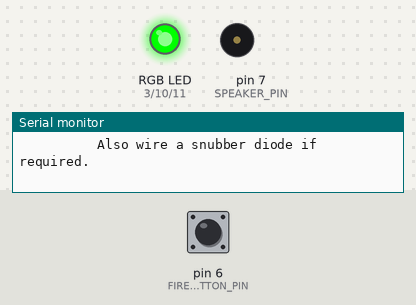
Bench run of a program on a simulated Arduino Pro Mini, built with avr-gcc and run on an emulated ATmega328P. On the bench: an RGB LED mixed from three pins (HIGH = lit), buzzer (waves = sounding), the last lines printed to the serial monitor. Dashed ring = blinking. The test bench sets the inputs (shaded band); at power-on: pin 6 (FIRE_BUTTON_PIN) HIGH. Random numbers use the default seed unless the program sets one.

Above: at 1.2 s.
1.3 s: pin 6 (FIRE_BUTTON_PIN) pulled LOW for 0.15 s
At 1.47 s:
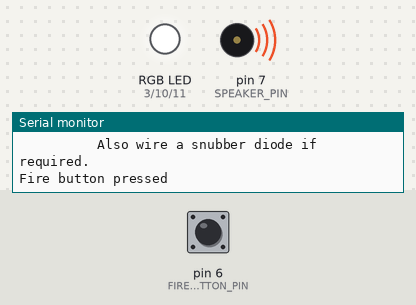
4.6 s: pin 6 (FIRE_BUTTON_PIN) pulled LOW for 3.2 s
At 4.78 s:
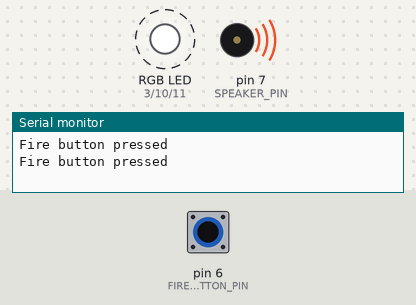
Timing chart, 0 to 9.4 s (numbered marks = the images above; inputs shaded):
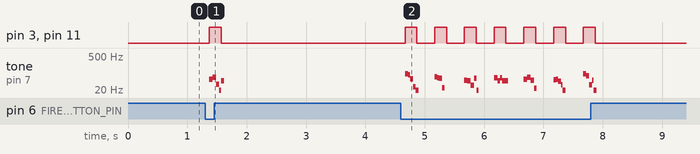

The program:

main.cpp
```cpp
#include <Arduino.h>

// #define SEND_PWM_BY_TIMER

/**
 * Required.
 * Used to differentiate each device, so that we can ignore IR data from our own transmitter.
 * TODO: Make this externalised via config, or more practically via a special controller that transmits commands to each device.
 */
#define MY_ADDRESS 1

/**
 * Optional (but highlighly recommended or else your device cannot fire).
 * Connected to a momentary switch, where one side is grounded and the other side is this pin.
 * Will be connected to the device via an internal pullup resistor, so no additional resistors are required.
 */
#define FIRE_BUTTON_PIN 6

/**
 * Optional (but highly recommended or else your device cannot fire).
 * Emits IR signals at 38Khz using the Sony protocol each time FIRE_BUTTON_PIN is triggered.
 */
#define FIRE_IR_SEND_PIN 9

/**
 * Required if FIRE_BUTTON_PIN is set, otherwise not required.
 * Minimum time allowed between triggering fires.
 * If the fire button is held down, then it will send signals every this often.
 */
#define FIRE_COOLOFF_MILLIS 500

/**
 * Optional (but highly recommended or else your device cannot be hit and will be indistructable).
 * Receives IR signals at 38Khz using the Sony protocol and interprets them as hit or configuration messages.
 * Can wire multiple IR Receivers in parallel all to this pin.
 * Recommended to include a capacitor in the circuit (e.g. 10uF) as per https://web.archive.org/web/20161210114703/http://www.lasertagparts.com/mtsensors.htm.
 */
#define HIT_IR_RECEIVE_PIN 8

/**
 * Optional.
 * Flashes for STATUS_FIRE_LED_DURATION_MILLIS each time FIRE_BUTTON_PIN is triggered.
 * Flashes for STATUS_HIT_LED_DURATION_MILLIS each time player is hit.
 * TODO: Defaults to the colour of the players team.
 */
#define STATUS_LED_R_PIN 3
#define STATUS_LED_G_PIN 10
#define STATUS_LED_B_PIN 11


#define SPEAKER_PIN 7

#define DECODE_SONY
#define NO_LED_FEEDBACK_CODE

#ifdef SPEAKER_PIN
/**
 * When using the SPEAKER_PIN for feedback, the Arduino tone() will use Timer 2 which is the default used for many boards by the IRremote library.
 * https://github.com/Arduino-IRremote/Arduino-IRremote#incompatibilities-to-other-libraries-and-arduino-commands-like-tone-and-analogwrite
 * TODO: To support more boards with arduino-laser-tag, we will need to carefully choose timers here as per the docs above.
 */
#define IR_USE_AVR_TIMER1
#endif

#if defined STATUS_LED_R_PIN && defined STATUS_LED_G_PIN && defined STATUS_LED_B_PIN
#define HAS_STATUS_LED
#endif

#include <IRremote.hpp>
#include <Sound.h>
#include <Colour.h>

/**
 * Used for both debouncing fires, limiting the rate of fire, and also used to only
 * show feedback of firing for a short time.
 */
long lastFireTime = 0L;

/**
 * You can get hit lots of times, but this will debounce briefly to ignore the effects
 * of reflected IR, as well as multiple IR receivers wired together from catching the
 * same burst of IR multiple times.
 * It is also used to only show feedback of being hit for a short time.
 */
long lastHitTime = 0L;

int health = 1000;

void printConfig() {
  Serial.println("arduino-laser-tag has the following pin configurations:");

  Serial.println("");
  Serial.println("HIT_IR_RECEIVE_PIN");
  #ifdef HIT_IR_RECEIVE_PIN
  Serial.print("  Pin: ");
  Serial.println(HIT_IR_RECEIVE_PIN);
  Serial.println("  Wiring: 38KHz IR receiver (e.g. TSOP38238).");
  Serial.println("          Can be multiple receivers wired in series (e.g. a few mounted on a helmet, shoulders, gun, etc).");
  #else
  Serial.println("N/A (Unable to receive hits from other players. May be useful for things like umpires devices, but that is about all.)");
  #endif

  Serial.println("");
  Serial.println("FIRE_IR_SEND_PIN");
  #ifdef FIRE_IR_SEND_PIN
  Serial.print("  Pin: ");
  Serial.println(FIRE_IR_SEND_PIN);
  Serial.println("  Wiring: IR LED with the anode connected to this pin.");
  Serial.println("          Get maximum range by using a high powered LED (e.g. 100mA) with a narrow viewing angle and an appropriate lens mounted in front.");
  Serial.println("          If you require more power than this pin can deliver, connect a transitor to this pin instead to drive the LED.");
  #else
  Serial.println("  Not configured.");
  Serial.println("  Unable to fire at other players.");
  Serial.println("  May be useful for, e.g. static firing range targets, but not much else.");
  #endif

  Serial.println("");
  Serial.println("FIRE_BUTTON_PIN");
  #ifdef FIRE_BUTTON_PIN
  Serial.print("  Pin: ");
  Serial.println(FIRE_BUTTON_PIN);
  Serial.println("  Wiring: Momentary switch with one side wired to ground, the other here.");
  #else
  Serial.println("  Not configured.");
  Serial.println("  Will not be able to fire.");
  Serial.println("  May be desirable for, e.g. static firing range targets, but not much else.");
  #endif

  Serial.println("");
  Serial.println("FIRE_STATUS_LED_[R, G, B]_PIN");
  #ifdef HAS_STATUS_LED
  Serial.print("  Pins (R, G, B): ");
  Serial.print(STATUS_LED_R_PIN);
  Serial.print(", ");
  Serial.print(STATUS_LED_R_PIN);
  Serial.print(", ");
  Serial.println(STATUS_LED_R_PIN);
  Serial.println("  Wiring: Connect to a common cathode RGB LED.");
  #else
  Serial.println("  Not configured.");
  Serial.println("  Will not show visual feedback when getting hit or firing, and will not be able to show team colours.");
  #endif

  Serial.println("");
  Serial.println(" SPEAKER_PIN");
  #ifdef SPEAKER_PIN
  Serial.print("  Pin: ");
  Serial.println(SPEAKER_PIN);
  Serial.println("  Wiring: Ensure this pin has enough power to drive the speaker.");
  Serial.println("          If not, connect a transistor to this pin instead of directly connecting the speaker.");
  Serial.println("          Also wire a snubber diode if required.");
  #else
  Serial.println("  Not configured.");
  Serial.println("  Will not provide any audio feedback when firing, getting hit, dying, configuring, etc.");
  #endif

  Serial.println("");
}

#ifdef HAS_STATUS_LED
RGBLed statusLed = RGBLed(STATUS_LED_R_PIN, STATUS_LED_G_PIN, STATUS_LED_B_PIN);
#endif

void setup() {
  Serial.begin(115200);
  printConfig();

  #ifdef HAS_STATUS_LED
  statusLed.setDefaultColour(0x00FF00);
  #endif

  #ifdef FIRE_BUTTON_PIN
  pinMode(FIRE_BUTTON_PIN, INPUT_PULLUP);
  #endif

  #ifdef HIT_IR_RECEIVE_PIN
  IrReceiver.begin(HIT_IR_RECEIVE_PIN, true);
  #endif

  #ifdef FIRE_IR_SEND_PIN
  IrSender.begin(FIRE_IR_SEND_PIN, false, 0);
  #endif
}

#ifdef HIT_IR_RECEIVE_PIN
bool wasHit() {
  bool hit = false;
  if (IrReceiver.decode()) {
    Serial.print(F("Decoded protocol: "));
    Serial.print(getProtocolString(IrReceiver.decodedIRData.protocol));
    Serial.print(F(", Decoded raw data: "));
    Serial.print(IrReceiver.decodedIRData.decodedRawData, HEX);
    Serial.print(F(", decoded address: "));
    Serial.print(IrReceiver.decodedIRData.address, HEX);
    Serial.print(F(", decoded command: "));
    Serial.println(IrReceiver.decodedIRData.command, HEX);

    if (IrReceiver.decodedIRData.decodedRawData == 0) {
      Serial.println("Ignoring hit becaues it doesn't seem to be a full message received.");
    } else if (IrReceiver.decodedIRData.address == MY_ADDRESS) {
      Serial.println("Ignoring hit because it was from my IR LED.");
    } else {
      hit = true;
    }
    IrReceiver.resume();
  }

  return hit;
}
#endif

#ifdef SPEAKER_PIN
RandomDescendingNoteSound hitSound = RandomDescendingNoteSound(
  30, 60,
  10,
  150, 50, 50
);

RandomDescendingNoteSound fireSound = RandomDescendingNoteSound(
  30, 60,
  5,
  300, 240, 50
);

RandomDescendingNoteSound dieSound = RandomDescendingNoteSound(
  50, 100,
  30,
  360, 0, 120
);
#endif

void loop() {

  #ifdef FIRE_BUTTON_PIN
  if (digitalRead(FIRE_BUTTON_PIN) == LOW && millis() - lastFireTime > FIRE_COOLOFF_MILLIS) {

    Serial.println("Fire button pressed");
    lastFireTime = millis();

    #ifdef FIRE_IR_SEND_PIN
    IrSender.sendSony(MY_ADDRESS, 0x1, 0);
    #endif

    #ifdef HAS_STATUS_LED
    statusLed.flash(0xFFFFFF, 1, RGBLed::FLASH_FAST);
    #endif

    #ifdef SPEAKER_PIN
    Sound::play(&fireSound);
    #endif

  }
  #endif

  #ifdef HIT_IR_RECEIVE_PIN
  if (wasHit()) {
    Serial.println("Hit!");
    lastHitTime = millis();

    health -= 30;

    #ifdef HAS_STATUS_LED
    statusLed.flash(0xFF0000, 1, RGBLed::FLASH_FAST);
    #endif

    #ifdef SPEAKER_PIN
    if (health < 0) {
      Sound::play(&dieSound);
    } else {
      Sound::play(&hitSound);
    }
    #endif
  }
  #endif

  #ifdef SPEAKER_PIN
  Sound::process(SPEAKER_PIN);
  #endif

  #ifdef HAS_STATUS_LED
  statusLed.process();
  #endif

}
```

Colour.cpp
```cpp
#include <Arduino.h>
#include <Colour.h>

uint16_t RGBLed::FLASH_SLOW = 400;
uint16_t RGBLed::FLASH_FAST = 200;

RGBLed::RGBLed(int rPin, int gPin, int bPin) {
  this->rPin = rPin;
  this->gPin = gPin;
  this->bPin = bPin;

  startMillis = 0;
  flashOn = false;
  flashDuration = FLASH_FAST;
  remainOnAfterAnimation = false;
  defaultColour = 0x000000;

  pinMode(rPin, OUTPUT);
  pinMode(gPin, OUTPUT);
  pinMode(bPin, OUTPUT);

  off();
}

void RGBLed::setDefaultColour(uint32_t colour) {
  this->defaultColour = colour;
  write(red(colour), green(colour), blue(colour));
}

void RGBLed::colour(uint8_t r, uint8_t g, uint8_t b, uint16_t duration) {
  colour(((uint32_t)r << 16) | (g << 8) | b, duration);
}

void RGBLed::colour(uint32_t rgb) {
  this->sourceColour = rgb;
  this->destColour = rgb;
  this->startMillis = millis();
  this->duration = 0;
  this->remainOnAfterAnimation = true;

  write(red(rgb), green(rgb), blue(rgb));
}

void RGBLed::colour(uint32_t rgb, uint16_t duration) {
  this->sourceColour = rgb;
  this->destColour = rgb;
  this->startMillis = millis();
  this->duration = duration;
  this->remainOnAfterAnimation = false;

  write(red(rgb), green(rgb), blue(rgb));
}

void RGBLed::flash(uint32_t colour, uint8_t numFlashes, uint16_t speed) {
  this->sourceColour = colour;
  this->destColour = colour;
  this->startMillis = millis();
  this->flashDuration = speed;
  this->duration = numFlashes * speed * 2 - speed;
  this->remainOnAfterAnimation = false;
  this->numFlashes = numFlashes;
}

void RGBLed::off() {
  colour(0x000000, 0);
}

void RGBLed::interpolateTo(uint8_t sourceR, uint8_t sourceG, uint8_t sourceB, uint8_t destR, uint8_t destG, uint8_t destB, uint16_t duration, bool remainOnAfterAnimation) {
  this->interpolateTo(
    ((uint32_t)sourceR << 16) | (sourceG << 8) | sourceB,
    ((uint32_t)destR << 16) | (destG << 8) | destB,
    duration,
    remainOnAfterAnimation
  );
}

void RGBLed::interpolateTo(uint32_t sourceColour, uint32_t destColour, uint16_t duration, bool remainOnAfterAnimation) {
  this->sourceColour = sourceColour;
  this->destColour = destColour;
  this->startMillis = millis();
  this->duration = duration;
  this->remainOnAfterAnimation = remainOnAfterAnimation;
}

void RGBLed::write(uint8_t r, uint8_t g, uint8_t b) {
    analogWrite(rPin, r / RGBLed_DAMPEN);
    analogWrite(gPin, g / RGBLed_DAMPEN);
    analogWrite(bPin, b / RGBLed_DAMPEN);
}

void RGBLed::process() {

  if (startMillis == 0) {
    return;
  }

  unsigned long time = millis();
  long remainingMillis = startMillis + duration - time;
  if (remainingMillis <= 0) {

    if (!remainOnAfterAnimation) {

      write(red(defaultColour), green(defaultColour), blue(defaultColour));

    } else if (sourceColour != destColour) {

      // The last call to process() prior to elapsing our full duration probably left
      // the LED somewhere close-to-but-not-quite-100% of the way to destColour, so
      // explicitly set it to dest colour before clearing our state and returning.
      write(red(destColour), green(destColour), blue(destColour));

    }

    remainOnAfterAnimation = false;
    startMillis = 0;
    flashOn = false;
    return;
  }

  if (numFlashes > 0) {

    bool shouldFlashBeOn = ((time - startMillis) / flashDuration) % 2 == 0;
    if (shouldFlashBeOn && !flashOn) {
      flashOn = true;
      write(red(sourceColour), green(sourceColour), blue(destColour));
    } else if (!shouldFlashBeOn && flashOn) {
      flashOn = false;
      write(0, 0, 0);
    }

  } else if (sourceColour != destColour) {
    // No need to continually write the same colour - it was alerady done once when we
    // first asked to show these colours.

    float factor = 1 - (float)remainingMillis / duration;

    uint8_t sourceR = red(sourceColour);
    uint8_t sourceG = green(sourceColour);
    uint8_t sourceB = blue(sourceColour);

    uint8_t destR = red(destColour);
    uint8_t destG = green(destColour);
    uint8_t destB = blue(destColour);

    uint8_t r = (sourceR + (destR - sourceR) * factor);
    uint8_t g = (sourceG + (destG - sourceG) * factor);
    uint8_t b = (sourceB + (destB - sourceB) * factor);

    write(r, g, b);
  }
}
```

Colour.h
```cpp
#ifndef ARDUINO_LASER_TAG_LIGHT_H
#define ARDUINO_LASER_TAG_LIGHT_H

#define red(rgb) (rgb & 0xFF0000) >> 16
#define green(rgb) (rgb & 0x00FF00) >> 8
#define blue(rgb) rgb & 0x0000FF

#define RGBLed_DAMPEN 1

class RGBLed {
  public:
    RGBLed(int rPin, int gPin, int bPin);
    ~RGBLed() {};
    void off();
    void flash(uint32_t colour, uint8_t numFlashes, uint16_t speed);
    void colour(uint32_t colour);
    void colour(uint32_t colour, uint16_t duration);
    void colour(uint8_t r, uint8_t g, uint8_t b, uint16_t duration);
    void interpolateTo(uint8_t sourceR, uint8_t sourceG, uint8_t sourceB, uint8_t destR, uint8_t destG, uint8_t destB, uint16_t duration, bool remainOnAfterAnimation = true);
    void interpolateTo(uint32_t sourceColour, uint32_t destColour, uint16_t duration, bool remainOnAfterAnimation = true);
    void setDefaultColour(uint32_t colour);
    void process();

  public:
    static uint16_t FLASH_SLOW;
    static uint16_t FLASH_FAST;

  private:
    int rPin, gPin, bPin;
    uint32_t sourceColour, destColour, defaultColour;
    unsigned long startMillis;
    uint16_t duration;
    bool remainOnAfterAnimation;
    uint8_t numFlashes;
    uint16_t flashDuration;
    bool flashOn;


  private:
    void write(uint8_t r, uint8_t g, uint8_t b);
};

#endif
```

Sound.cpp
```cpp
#include <Arduino.h>
#include <Sound.h>

Sound* Sound::currentSound = nullptr;

void Sound::play(Sound *sound) {
  currentSound = sound;
  sound->start();
}

void Sound::process(int outputPin) {
  if (currentSound != nullptr) {
    if (!currentSound->processSound(outputPin)) {
      currentSound = nullptr;
    }
  }
}

RandomDescendingNoteSound::RandomDescendingNoteSound(
  int minNoteDuration,
  int maxNoteDuration,
  int noteCount,
  int maxFrequency,
  int minFrequency,
  int frequencyVariation
) {
  this->minNoteDuration = minNoteDuration;
  this->maxNoteDuration = maxNoteDuration;
  this->noteCount = noteCount;
  this->maxFrequency = maxFrequency;
  this->minFrequency = minFrequency;
  this->frequencyVariation = frequencyVariation;

  this->nextNoteTime = 0;
  this->currentNoteIndex = 0;
  this->frequencyStepPerNote = (maxFrequency - minFrequency) / noteCount;
}

RandomDescendingNoteSound::~RandomDescendingNoteSound() {}

void RandomDescendingNoteSound::start() {
  currentNoteIndex = 0;
  nextNoteTime = millis() - 1000; // Set this to the past so that the next call to processSound() will move to the first note.
}

bool RandomDescendingNoteSound::processSound(int speakerPin) {
  long time = millis();

  if (time > nextNoteTime) {
    currentNoteIndex ++;

    if (currentNoteIndex > noteCount) {
      noTone(speakerPin);
      return false;
    } else {
      int noteFrequency = rand() % frequencyVariation + (noteCount - currentNoteIndex) * frequencyStepPerNote;
      int noteDuration = rand() % (maxNoteDuration - minNoteDuration) + minNoteDuration;
      nextNoteTime = time + noteDuration;
      tone(speakerPin, noteFrequency, noteDuration);
    }
  }

  return true;
}
```

Sound.h
```cpp
#ifndef ARDUINO_LASER_TAG_SOUND_H
#define ARDUINO_LASER_TAG_SOUND_H

/**
 * We generate noises as a quick succession of increasingly lower pitched notes.
 * Parameters for these are:
 *  - The length of each note.
 *  - The total number of notes.
 *  - The start frequency and the end frequency.
 *  - The amount of variation in note duration.
 *  - The amount of variation in note frequency.
 *
 * For example, a "hit by another player" sound that is a poor interpretation of a chiptune explosion may be:
 *  - Medium duration and low pitched.
 *
 * Whereas a "hit too many times, you are now dead" sound will want to be distinguished by:
 *  - Higher frequency, many more notes, and a lot longer.
 *
 * This was originally prototyped with the following procedural (and blocking) code:
 *
 * for (int i = 15; i > 5; i--) {
 *   int noteDuration = rand() % 30 + 30;
 *
 *    tone(SPEAKER_PIN, rand() % 50 + i * 10, noteDuration);
 *    delay(noteDuration);
 *    noTone(SPEAKER_PIN);
 *  }
 *
 * But this will prevent all other actions taking place (e.g. button presses, IR signal receiving, etc)
 * for the duration of the loop due to the constant calls to delay().
 *
 * Instead, we now record where we are up to in the specific sound, and then each iteration of loop() we
  * will ask the sound if it wants to proceed to its next note.
 *
 * If so, the sound will then generate the next note frequency + duration and call tone(), or else if it
 * has played all its notes, it will call noTone() and report it is done.
 *
 */
class Sound {
  public:
    virtual ~Sound() {};
    virtual void start() {};
    virtual bool processSound(int speakerPin) = 0;

    static void play(Sound *sound);

    /**
     * Call once per loop() to check whether we need to switch to the next note
     * or stop playign alltogether.
     */
    static void process(int outputPin);

  private:
    static Sound *currentSound;
};

class RandomDescendingNoteSound : public Sound {
  public:
    RandomDescendingNoteSound(
      int minNoteDuration,
      int maxNoteDuration,
      int noteCount,
      int maxFrequency,
      int minFrequency,
      int frequencyVariation
    );

    virtual ~RandomDescendingNoteSound();

    void start();
    bool processSound(int speakerPin) override;

  private:
    long nextNoteTime;
    int currentNoteIndex;
    int minNoteDuration;
    int maxNoteDuration;
    int noteCount;
    int maxFrequency;
    int minFrequency;
    int frequencyStepPerNote;
    int frequencyVariation;
};

#endif
```

Measured:
- after the input at 1.3 s, pin 3 (STATUS_LED_R_PIN), pin 11 (STATUS_LED_B_PIN): LOW → HIGH after 0.07 s, → LOW 0.20 s later; tone on pin 7 (SPEAKER_PIN): plays 55 Hz for 0.06 s, 67 Hz for 0.06 s, 34 Hz for 0.05 s, 12 Hz for 0.04 s, 49 Hz for 0.05 s, starting after 0.07 s
- after the input at 4.6 s, pin 3 (STATUS_LED_R_PIN), pin 11 (STATUS_LED_B_PIN): alternates HIGH for 0.20 s and LOW for 0.30 s, 14 changes in all, then stays LOW, starting after 0.07 s
